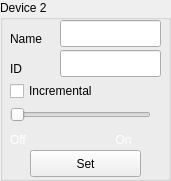
     <widget class="QGroupBox" name="groupbox_dev1_2">
      <property name="geometry">
       <rect>
        <x>200</x>
        <y>110</y>
        <width>171</width>
        <height>181</height>
       </rect>
      </property>
      <property name="palette">
       <palette>
        <active>
         <colorrole role="WindowText">
          <brush brushstyle="SolidPattern">
           <color alpha="255">
            <red>0</red>
            <green>0</green>
            <blue>0</blue>
           </color>
          </brush>
         </colorrole>
         <colorrole role="Text">
          <brush brushstyle="SolidPattern">
           <color alpha="255">
            <red>0</red>
            <green>0</green>
            <blue>0</blue>
           </color>
          </brush>
         </colorrole>
        </active>
        <inactive>
         <colorrole role="WindowText">
          <brush brushstyle="SolidPattern">
           <color alpha="255">
            <red>0</red>
            <green>0</green>
            <blue>0</blue>
           </color>
          </brush>
         </colorrole>
         <colorrole role="Text">
          <brush brushstyle="SolidPattern">
           <color alpha="255">
            <red>0</red>
            <green>0</green>
            <blue>0</blue>
           </color>
          </brush>
         </colorrole>
        </inactive>
        <disabled>
         <colorrole role="WindowText">
          <brush brushstyle="SolidPattern">
           <color alpha="255">
            <red>159</red>
            <green>158</green>
            <blue>158</blue>
           </color>
          </brush>
         </colorrole>
         <colorrole role="Text">
          <brush brushstyle="SolidPattern">
           <color alpha="255">
            <red>159</red>
            <green>158</green>
            <blue>158</blue>
           </color>
          </brush>
         </colorrole>
        </disabled>
       </palette>
      </property>
      <property name="title">
       <string>Device 2</string>
      </property>
      <widget class="QLabel" name="dev1_name_2">
       <property name="geometry">
        <rect>
         <x>10</x>
         <y>30</y>
         <width>41</width>
         <height>17</height>
        </rect>
       </property>
       <property name="palette">
        <palette>
         <active>
          <colorrole role="WindowText">
           <brush brushstyle="SolidPattern">
            <color alpha="255">
             <red>0</red>
             <green>0</green>
             <blue>0</blue>
            </color>
           </brush>
          </colorrole>
         </active>
         <inactive>
          <colorrole role="WindowText">
           <brush brushstyle="SolidPattern">
            <color alpha="255">
             <red>0</red>
             <green>0</green>
             <blue>0</blue>
            </color>
           </brush>
          </colorrole>
         </inactive>
         <disabled>
          <colorrole role="WindowText">
           <brush brushstyle="SolidPattern">
            <color alpha="255">
             <red>159</red>
             <green>158</green>
             <blue>158</blue>
            </color>
           </brush>
          </colorrole>
         </disabled>
        </palette>
       </property>
       <property name="text">
        <string>Name</string>
       </property>
      </widget>
      <widget class="QLabel" name="dev1_id_2">
       <property name="geometry">
        <rect>
         <x>10</x>
         <y>60</y>
         <width>41</width>
         <height>17</height>
        </rect>
       </property>
       <property name="palette">
        <palette>
         <active>
          <colorrole role="WindowText">
           <brush brushstyle="SolidPattern">
            <color alpha="255">
             <red>0</red>
             <green>0</green>
             <blue>0</blue>
            </color>
           </brush>
          </colorrole>
         </active>
         <inactive>
          <colorrole role="WindowText">
           <brush brushstyle="SolidPattern">
            <color alpha="255">
             <red>0</red>
             <green>0</green>
             <blue>0</blue>
            </color>
           </brush>
          </colorrole>
         </inactive>
         <disabled>
          <colorrole role="WindowText">
           <brush brushstyle="SolidPattern">
            <color alpha="255">
             <red>159</red>
             <green>158</green>
             <blue>158</blue>
            </color>
           </brush>
          </colorrole>
         </disabled>
        </palette>
       </property>
       <property name="text">
        <string>ID</string>
       </property>
      </widget>
      <widget class="QSlider" name="dev2_slider">
       <property name="geometry">
        <rect>
         <x>10</x>
         <y>100</y>
         <width>141</width>
         <height>29</height>
        </rect>
       </property>
       <property name="maximum">
        <number>4</number>
       </property>
       <property name="pageStep">
        <number>4</number>
       </property>
       <property name="orientation">
        <enum>Qt::Horizontal</enum>
       </property>
      </widget>
      <widget class="QLabel" name="off_label_2">
       <property name="geometry">
        <rect>
         <x>10</x>
         <y>130</y>
         <width>151</width>
         <height>20</height>
        </rect>
       </property>
       <property name="palette">
        <palette>
         <active>
          <colorrole role="WindowText">
           <brush brushstyle="SolidPattern">
            <color alpha="255">
             <red>255</red>
             <green>255</green>
             <blue>255</blue>
            </color>
           </brush>
          </colorrole>
         </active>
         <inactive>
          <colorrole role="WindowText">
           <brush brushstyle="SolidPattern">
            <color alpha="255">
             <red>255</red>
             <green>255</green>
             <blue>255</blue>
            </color>
           </brush>
          </colorrole>
         </inactive>
         <disabled>
          <colorrole role="WindowText">
           <brush brushstyle="SolidPattern">
            <color alpha="255">
             <red>159</red>
             <green>158</green>
             <blue>158</blue>
            </color>
           </brush>
          </colorrole>
         </disabled>
        </palette>
       </property>
       <property name="text">
        <string>Off                           On</string>
       </property>
      </widget>
      <widget class="QPushButton" name="pushbutton_set2">
       <property name="geometry">
        <rect>
         <x>30</x>
         <y>150</y>
         <width>111</width>
         <height>27</height>
        </rect>
       </property>
       <property name="text">
        <string>Set</string>
       </property>
      </widget>
      <widget class="QLineEdit" name="device2Name">
       <property name="geometry">
        <rect>
         <x>60</x>
         <y>20</y>
         <width>101</width>
         <height>27</height>
        </rect>
       </property>
      </widget>
      <widget class="QLineEdit" name="device2ID">
       <property name="geometry">
        <rect>
         <x>60</x>
         <y>50</y>
         <width>101</width>
         <height>27</height>
        </rect>
       </property>
       <property name="readOnly">
        <bool>true</bool>
       </property>
      </widget>
      <widget class="QLabel" name="dev1_name_3">
       <property name="geometry">
        <rect>
         <x>190</x>
         <y>40</y>
         <width>41</width>
         <height>17</height>
        </rect>
       </property>
       <property name="palette">
        <palette>
         <active>
          <colorrole role="WindowText">
           <brush brushstyle="SolidPattern">
            <color alpha="255">
             <red>255</red>
             <green>255</green>
             <blue>255</blue>
            </color>
           </brush>
          </colorrole>
         </active>
         <inactive>
          <colorrole role="WindowText">
           <brush brushstyle="SolidPattern">
            <color alpha="255">
             <red>255</red>
             <green>255</green>
             <blue>255</blue>
            </color>
           </brush>
          </colorrole>
         </inactive>
         <disabled>
          <colorrole role="WindowText">
           <brush brushstyle="SolidPattern">
            <color alpha="255">
             <red>159</red>
             <green>158</green>
             <blue>158</blue>
            </color>
           </brush>
          </colorrole>
         </disabled>
        </palette>
       </property>
       <property name="text">
        <string>Name</string>
       </property>
      </widget>
      <widget class="QLabel" name="dev1_id_3">
       <property name="geometry">
        <rect>
         <x>190</x>
         <y>60</y>
         <width>41</width>
         <height>17</height>
        </rect>
       </property>
       <property name="palette">
        <palette>
         <active>
          <colorrole role="WindowText">
           <brush brushstyle="SolidPattern">
            <color alpha="255">
             <red>255</red>
             <green>255</green>
             <blue>255</blue>
            </color>
           </brush>
          </colorrole>
         </active>
         <inactive>
          <colorrole role="WindowText">
           <brush brushstyle="SolidPattern">
            <color alpha="255">
             <red>255</red>
             <green>255</green>
             <blue>255</blue>
            </color>
           </brush>
          </colorrole>
         </inactive>
         <disabled>
          <colorrole role="WindowText">
           <brush brushstyle="SolidPattern">
            <color alpha="255">
             <red>159</red>
             <green>158</green>
             <blue>158</blue>
            </color>
           </brush>
          </colorrole>
         </disabled>
        </palette>
       </property>
       <property name="text">
        <string>ID</string>
       </property>
      </widget>
      <widget class="QCheckBox" name="checkBox_dev2">
       <property name="geometry">
        <rect>
         <x>10</x>
         <y>80</y>
         <width>121</width>
         <height>22</height>
        </rect>
       </property>
       <property name="text">
        <string>Incremental</string>
       </property>
      </widget>
     </widget>
